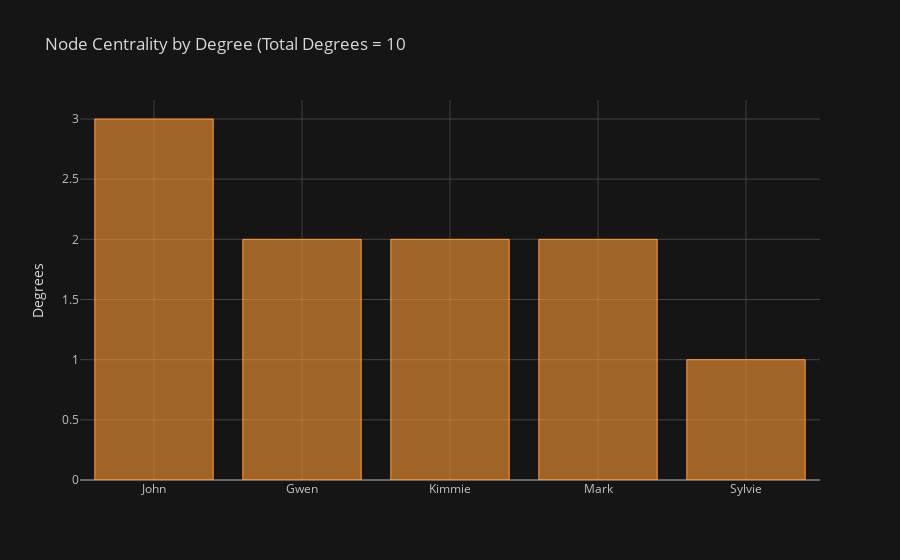

Notebook source saved alongside this figure:
### Code cell
s_central = get_degrees(Gs)
s_central

### Figure 1 — Plotly figure (JSON) as saved in the notebook; plotly's stock layout.template omitted (floating-point values rounded to 4 significant figures)
{"data": [{"marker": {"color": "rgba(255, 153, 51, 0.6)", "line": {"color": "rgba(255, 153, 51, 1.0)", "width": 1}}, "name": "Degree", "orientation": "v", "text": "", "type": "bar", "x": ["John", "Gwen", "Kimmie", "Mark", "Sylvie"], "y": [3, 2, 2, 2, 1]}], "layout": {"legend": {"bgcolor": "#151516", "font": {"color": "#D9D9D9"}}, "paper_bgcolor": "#151516", "plot_bgcolor": "#151516", "title": {"font": {"color": "#D9D9D9"}, "text": "Node Centrality by Degree (Total Degrees = 10"}, "xaxis": {"gridcolor": "#434343", "showgrid": true, "tickfont": {"color": "#C2C2C2"}, "title": {"font": {"color": "#D9D9D9"}, "text": ""}, "zerolinecolor": "#666570"}, "yaxis": {"gridcolor": "#434343", "showgrid": true, "tickfont": {"color": "#C2C2C2"}, "title": {"font": {"color": "#D9D9D9"}, "text": "Degrees"}, "zerolinecolor": "#666570"}}}
